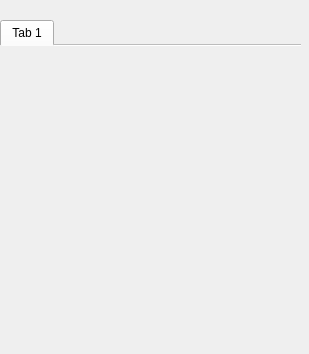
<?xml version="1.0" encoding="UTF-8"?>
<ui version="4.0">
 <class>WindowPlaylist</class>
 <widget class="QMainWindow" name="WindowPlaylist">
  <property name="geometry">
   <rect>
    <x>0</x>
    <y>0</y>
    <width>309</width>
    <height>354</height>
   </rect>
  </property>
  <property name="windowTitle">
   <string>MainWindow</string>
  </property>
  <widget class="QWidget" name="centralwidget">
   <widget class="QTabWidget" name="tabWidget">
    <property name="geometry">
     <rect>
      <x>0</x>
      <y>20</y>
      <width>301</width>
      <height>301</height>
     </rect>
    </property>
    <property name="mouseTracking">
     <bool>false</bool>
    </property>
    <property name="acceptDrops">
     <bool>false</bool>
    </property>
    <property name="styleSheet">
     <string notr="true"/>
    </property>
    <property name="tabPosition">
     <enum>QTabWidget::North</enum>
    </property>
    <property name="tabShape">
     <enum>QTabWidget::Rounded</enum>
    </property>
    <property name="currentIndex">
     <number>0</number>
    </property>
    <property name="elideMode">
     <enum>Qt::ElideNone</enum>
    </property>
    <property name="usesScrollButtons">
     <bool>true</bool>
    </property>
    <property name="documentMode">
     <bool>true</bool>
    </property>
    <property name="tabsClosable">
     <bool>false</bool>
    </property>
    <property name="movable">
     <bool>true</bool>
    </property>
    <widget class="QWidget" name="tab">
     <attribute name="title">
      <string>Tab 1</string>
     </attribute>
    </widget>
   </widget>
  </widget>
 </widget>
 <resources/>
 <connections/>
</ui>
